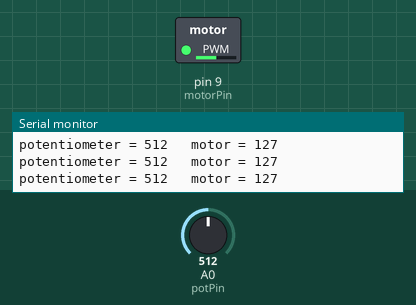
Bench run of a sketch on a simulated Arduino Uno, built with avr-gcc and run on an emulated ATmega328P. Parts: switched loads named in the sketch (green lamp = pin HIGH), the last lines printed to the serial monitor. Inputs (shaded band) come from the test bench; at power-on: A0 (potPin) = 512.

Above: at 1.2 s.
1.3 s: A0 (potPin) set to 418
At 1.9 s:
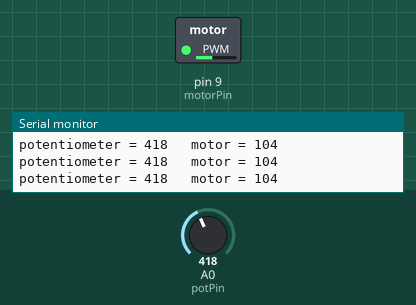
4.3 s: A0 (potPin) set to 383
At 5.5 s:
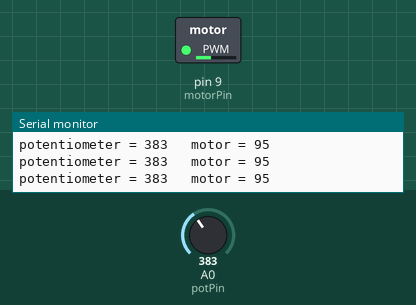
5.8 s: A0 (potPin) set to 716
At 7.0 s:
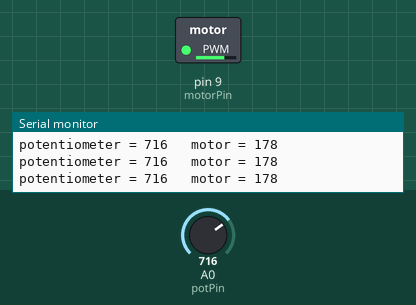
7.3 s: A0 (potPin) set to 987
At 7.7 s:
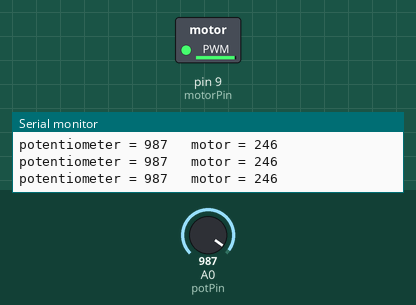
8.8 s: A0 (potPin) set to 1013
At 9.7 s:
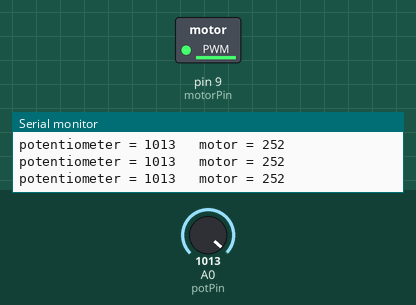
11.8 s: A0 (potPin) set to 0
At 12.4 s:
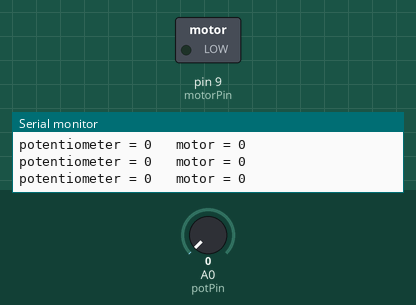
Timing chart, 0 to 14.3 s (numbered marks = the images above; inputs shaded):
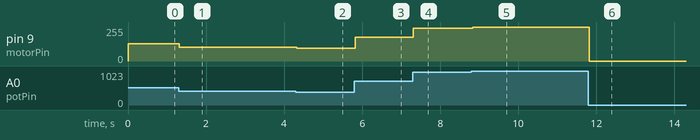

Measured:
- after the input at 1.3 s, pin 9 (motorPin): 128/255 → 104/255 at once
- after the input at 4.3 s, pin 9 (motorPin): 104/255 → 95/255 at once
- after the input at 5.8 s, pin 9 (motorPin): 95/255 → 179/255 at once
- after the input at 7.3 s, pin 9 (motorPin): 179/255 → 246/255 at once
- after the input at 8.8 s, pin 9 (motorPin): 246/255 → 253/255 at once
- after the input at 11.8 s, pin 9 (motorPin): 253/255 → 0/255 at once

The sketch:

circuit_12.1.ino
```cpp
int potPin = A0;
int motorPin = 9;
int potValue = 0;
int motorValue = 0;
void setup() {
 Serial.begin(9600);
}
void loop() {
 potValue = analogRead(potPin);
 motorValue = map(potValue, 0, 1023, 0, 255);
 analogWrite(motorPin,  potValue/4);
 Serial.print("potentiometer = " );
 Serial.print(potValue);
 Serial.print("\t motor = ");
 Serial.println(motorValue);
 delay(2);
}
```
